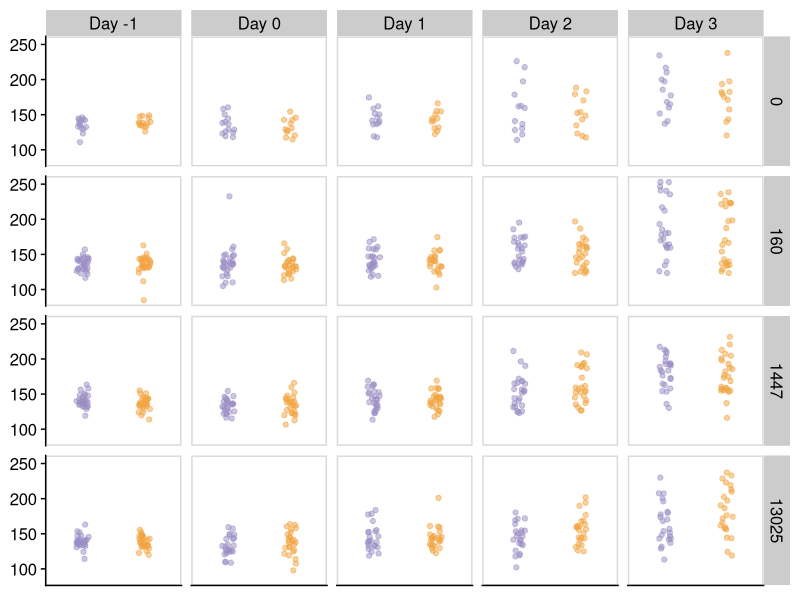

Write the R code that produced this figure. (Note: this script raises an error after producing the figure.)
# Thesis Script - Data Visualization
# Plots
# IR Moodie
# Last Modified = 29/03/2020

# ---- Start ----

rm(list=ls()) # clear environment

# ---- Packages ----

library(survival) # survival objects
library(survminer) # ggplot2 plotting of surv objects
library(cowplot) # plot themes
library(tidyverse) # the good stuff

# ---- Data Import ----

exp1 <- read_csv("exp1.csv", na = "na") # Experiment 1 dataset
exp2 <- read_csv("exp2.csv", na = "na") # Experiment 2 dataset
exp3 <- read_csv("exp2_effective_f.csv", na = "na") # Modified Exp 2 dataset so day is now equal to feeding day so a day where no food was give is not counted (gave up trying to do this in R so done manually)

# ---- Data tidying ----

consump1 <- gather(exp1, key = "day", value = "consumption", f0:f4) %>%
  separate(day,into=c("junk", "day"),-1) %>% 
  mutate(day = as.numeric(day)) %>%
  select(-mass_i, -mass_f, -junk, -survival, -censored) # transform consumption dataset from wide to long

consump1$day_f <- factor(consump1$day) %>%
  fct_recode("Day -1" = "0", "Day 0" = "1", "Day 1" = "2", "Day 2" = "3", "Day 3" = "4") # change day names

consump1$fungus_ordered <- factor(consump1$fungus, levels = c("dead", "alive")) # change order of fungal treatments

consump2 <- gather(exp2, key = "day", value = "consumption", f0:f4) %>%
  separate(day,into=c("junk", "day"),-1) %>% 
  mutate(day = as.numeric(day)) %>%
  select(-junk, -survival, -censored) %>%
  filter(feeding == "constant") # wide to long for exp 2

consump2$day_f <- factor(consump2$day) %>%
  fct_recode("Day -1" = "0", "Day 1" = "1", "Day 2" = "2", "Day 3" = "3", "Day 4" = "4")

consump2$method_f <- fct_recode(consump2$method, "Injection" = "injection", "Spray" = "spray") # capitalise for increased pretty-ness

consump2$fungus_ordered <- factor(consump2$fungus, levels = c("control", "alive")) # match order with previous graphs

consump3 <- gather(exp3, key = "day", value = "consumption", f0:f4) %>%
  separate(day,into=c("junk", "day"),-1) %>% 
  mutate(day = as.numeric(day)) %>%
  select(-junk, -survival, -censored) %>%
  filter(method == "spray", day != 3, day != 4)
  
consump3$day_f <- factor(consump3$day) %>%
  fct_recode("Feeding day -1" = "0", "Feeding day 0" = "1", "Feeding day 1" = "2") # set day to effective feeding day
consump3$feeding_f <- fct_recode(consump3$feeding, "Constant" = "constant", "Enforced anorexia" = "starved") # better titles
consump3$fungus_ordered <- factor(consump3$fungus, levels = c("control", "alive")) # sort order

survival1 <- exp1 %>%
  select(-mass_i, -mass_f, -f0, -f1, -f2, -f3, -f4) # survival data of interest in exp1

survival2 <- exp2 %>%
  filter(feeding == "constant") %>%
  select(-f0, -f1, -f2, -f3, -f4) # survival data of interest in exp2

survival2$method_f <- fct_recode(survival2$method, "Injection" = "injection", "Spray" = "spray")

survival3 <- exp2 %>%
  filter(method == "spray") %>%
  select(-f0, -f1, -f2, -f3, -f4) # survival data of interest in exp3

survival3$feeding_f <- fct_recode(survival3$feeding, "Constant" = "constant", "Enforced anorexia" = "starved")

mass1 <- exp1 %>%
  select(-survival, -censored, -label)

mass1$mass_diff <- mass1$mass_f-mass1$mass_i
mass1$f_total <- mass1$f0+mass1$f1+mass1$f2+mass1$f3+mass1$f4

rm(exp1, exp2, exp3) # remove original datasets

# ---- Consumption Plot Exp 1 ----

ggconsump1 <- ggplot(consump1, aes(y = consumption, x = fungus_ordered, colour = fungus_ordered)) + # setup objecy
  geom_jitter(height = 0, width = 0.1, alpha = 0.5) + # add points with jitter and alpha values
  scale_color_manual(values=c("#998ec3", "#f1a340")) + # set colours to match theme
  facet_grid(spore~day_f) + # facet by spore and day
  theme_half_open() + # cowplot pretty +1
  panel_border() + # more cowplot pretty
  theme(legend.position = "none") + # get rid of legend (added after)
  theme(axis.title.x=element_blank(),
        axis.text.x=element_blank(),
        axis.ticks.x=element_blank(),
        axis.title.y=element_blank()) # remove x axis text, ticks and title as well as Y title (titles added after)

ggconsump1 # show graph

ggsave("Consumption_Experiment_1.png",
       plot = ggconsump1,
       path = "figs",
       dpi = "retina",
       width = 10,
       height = 8,
       type = "cairo") # export graph

# ---- Consumption Plot Exp 2 ----

ggconsump2 <- ggplot(consump2, aes(y = consumption, x = fungus_ordered, colour = fungus_ordered)) + # setup object
  geom_jitter(height = 0, width = 0.1, alpha = 0.5) + # add points with jitter and alpha values
  scale_color_manual(values=c("#998ec3", "#f1a340")) + # add theme colours
  facet_grid(method_f~day_f) + # facet by method and day
  theme_half_open() + # pretty +1
  panel_border() + # pretty +2
  theme(legend.position = "none") + # get rid of legend (added after)
  theme(axis.title.x=element_blank(),
        axis.text.x=element_blank(),
        axis.ticks.x=element_blank(),
        axis.title.y=element_blank()) # remove x elements and y axis title (added after)

ggconsump2 # show graph (DAY 0 is added after)

ggsave("Consumption_Experiment_2.png",
       plot = ggconsump2,
       path = "figs",
       dpi = "retina", 
       width = 10,
       height = 4,
       type = "cairo") # export graph

# ---- Consumption Plot Exp 3 ----

ggconsump3 <- ggplot(consump3, aes(y = consumption, x = fungus_ordered, colour = fungus_ordered)) + # setup object
  geom_jitter(height = 0, width = 0.1, alpha = 0.5) + # add points with jitter and alpha
  scale_color_manual(values=c("#998ec3", "#f1a340")) + # add theme colours
  facet_grid(feeding_f~day_f) + # facet by feeding regime and day
  theme_half_open() + # cowplot pretty-ness
  panel_border() + # more pretty-ness
  theme(legend.position = "none") + # remove legend (added later)
  theme(axis.title.x=element_blank(),
        axis.text.x=element_blank(),
        axis.ticks.x=element_blank(),
        axis.title.y=element_blank()) # x ticks and titles remove and added later

ggconsump3 # show graph

ggsave("Consumption_Experiment_3.png",
       plot = ggconsump2b,
       path = "figs",
       dpi = "retina",
       width = 6,
       height = 4,
       type = "cairo") # export

# ---- Surivial Plot Exp 1 ----

spore.labs <- c("0","160","1447","13025") # create labels so that plots appear in order
names(spore.labs) <- c("a", "b", "c", "d") # add abcd so that label column can be used later

ggsurv1 <- ggsurvplot(
  fit = survfit(Surv(survival, censored) ~ fungus+label, data = survival1), # surv obj
  data = survival1,
  ylab = "Survival probability",
  xlab = "Days after injection",
  conf.int = FALSE,
  ylim = c(0, 1),
  palette = alpha(c("#f1a340", "#f1a340", "#f1a340", "#f1a340", "#998ec3", "#998ec3", "#998ec3", "#998ec3"),
                  c(0.7,0.7,0.7,0.7,0.7,0.7,0.7,0.7)) # colour scheme + alpha (v messy but works)
)

ggsurv1 <- ggsurv1$plot + # use ggplot to theme using cowplot
  theme_half_open() +
  background_grid() +
  panel_border() +
  scale_x_continuous(breaks = seq(from = 0, to = 10, by = 2)) +
  scale_y_continuous(breaks = seq(from = 0, to = 1, by = 0.2)) +
  facet_grid(cols = vars(label), labeller = labeller(label = spore.labs)) + # use labeller feature set up previously
  theme(legend.position = "none")

ggsurv1 # show plot

ggsave("Survival_Experiment_1.png", # export plot
       plot = ggsurv1,
       path = "figs",
       dpi = "retina",
       width = 10, 
       height = 3,
       type = "cairo")

# ---- Survival Plot Exp 2 ----

ggsurv2 <- ggsurvplot(
  fit = survfit(Surv(survival, censored) ~ method_f+fungus, data = survival2), # surv obj
  data = survival2,
  xlab = "Days after injection", 
  ylab = "Survival probability",
  conf.int = FALSE,
  ylim = c(0, 1),
  palette = alpha(c("#f1a340", "#998ec3", "#f1a340", "#998ec3"), # themeing
                  c(0.7,0.7,0.7,0.7))
)

ggsurv2 <- ggsurv2$plot + # use ggplot for themeing
  theme_half_open() +
  background_grid() +
  panel_border() +
  scale_x_continuous(breaks = seq(from = 0, to = 10, by = 2)) +
  scale_y_continuous(breaks = seq(from = 0, to = 1, by = 0.2)) +
  facet_grid(cols = vars(method_f)) +
  theme(legend.position = "none")

ggsurv2 # show plot

ggsave("Survival_Experiment_2.png", # export plot
       plot = ggsurv2,
       path = "figs",
       dpi = "retina",
       width = 5.33,
       height = 3,
       type = "cairo")

# ---- Survival Plot Exp 3 ----

ggsurv3 <- ggsurvplot(
  fit = survfit(Surv(survival, censored) ~ feeding_f+fungus, data = survival3),
  data = survival3,
  xlab = "Days after injection", 
  ylab = "Survival probability",
  conf.int = FALSE,
  ylim = c(0, 1),
  palette = alpha(c("#f1a340", "#998ec3", "#f1a340", "#998ec3"),
                  c(0.7,0.7,0.7,0.7))
)

ggsurv3 <- ggsurv3$plot +
  theme_half_open() +
  background_grid() +
  panel_border() +
  scale_x_continuous(breaks = seq(from = 0, to = 10, by = 2)) +
  scale_y_continuous(breaks = seq(from = 0, to = 1, by = 0.2)) +
  facet_grid(cols = vars(feeding_f)) +
  theme(legend.position = "none")

ggsurv3

ggsave("Survival_Experiment_3.png",
       plot = ggsurv3,
       path = "figs",
       dpi = "retina",
       width = 5.33,
       height = 3,
       type = "cairo")

# ---- Mass Plot Exp 1 ----

ggmass1 <- ggplot(data = mass1, aes(x = mass_diff, y = f_total, group = fungus, colour = fungus)) +
  geom_point(alpha = 0.5) +
  geom_smooth(method = lm, formula = y~x, alpha = 0.1, linetype = "solid") +
  scale_color_manual(values=c("#f1a340","#998ec3")) +
  labs(y = "Total Food Consumption (mg)",
       x = "Change in larvae mass (mg)") +
  theme_cowplot() +
  theme(legend.position = "none")

ggsave("Mass_Experiment_1.png",
       plot = ggmass1,
       path = "figs",
       dpi = "retina",
       width = 8,
       height = 8,
       type = "cairo")

# ---- End ----
  
